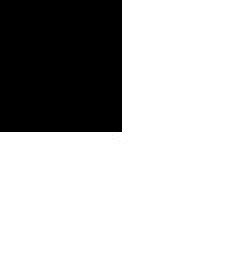
#> input picture Images/Quadrant.jpg, 123 x 129 px (shown 2 times larger)
$ jupyter execute Righ-Angle.ipynb
#> lines starting #> are read from the running program, lines starting #| are printed output that depends on the picture; after the words box and inside, x2 and y2 are one past the last pixel; in counts of white or black regions, pixels touching at a corner belong together
# 📸 Harris Corner Detection

<b>Harris Corner</b> is a popular algorithm for detecting corners in an image. </br>
Corners are points in the image where the intensity changes significantly in multiple directions. </br>
This notebook demonstrates the implementation of the Harris algorithm step-by-step.

[cell 1]
"""
Library Imports
"""

import numpy as np #type: ignore
import pandas as pd # type: ignore
import cv2 as cv # type: ignore
import matplotlib.pyplot as plt # type:

[cell 2]
"""
Reading Image
"""

image = cv.imread('../Images/Quadrant.jpg')
#> image is the input picture: shape (129, 123, 3); min 0, max 255, mean 190.3
I = cv.cvtColor(image, cv.COLOR_BGR2GRAY)
I = np.float32(I)
plt.imshow(I, cmap='gray');

### 🌊 Sobel Filters for Edge Detection

The **Sobel filter** is a popular operator used in image processing to detect edges. It computes the gradient of image intensity in the horizontal and vertical directions, highlighting regions with high spatial frequency that correspond to edges.

#### **Sobel Kernels**:
The Sobel filter uses two 3x3 kernels to compute gradients:
<div align='center'>

</div>

[cell 3]
sobelX = np.array([[-1, 0, 1],
                   [-2, 0, 2],
                   [-1, 0, 1]])

sobelY = np.array([[-1, -2, -1],
                   [ 0,  0,  0],
                   [ 1,  2,  1]])

[cell 4]
''' Gradient Products '''

Ix = cv.filter2D(src=I, ddepth=-1, kernel=sobelX)
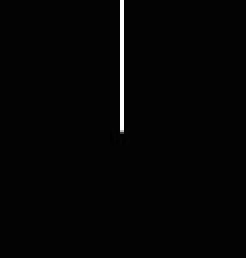
#> Ix: shape (129, 123) float32 (shown 2 times larger); min -14, max 1020, mean 8.5; drawn with min black and max white
Iy = cv.filter2D(src=I, ddepth=-1, kernel=sobelY)

Ixx = Ix ** 2
Ixy = Ix * Iy
Iyy = Iy ** 2

[cell 5]
plt.imshow(Ix, cmap='gray');

[cell 6]
plt.imshow(Iy, cmap='gray');

[cell 7]
''' Gaussian Filter for Smoothness
'''

weight = np.array([[1, 2, 1],
                   [2, 4, 2],
                   [1, 2, 1]])

Ixxw = cv.filter2D(src=Ixx, ddepth=-1, kernel=weight)
Ixyw = cv.filter2D(src=Ixy, ddepth=-1, kernel=weight)
Iyyw = cv.filter2D(src=Iyy, ddepth=-1, kernel=weight)
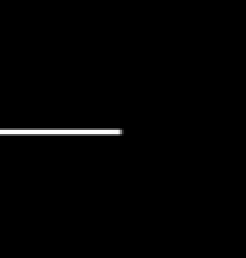
#> Iyyw: shape (129, 123) float32 (shown 2 times larger); min 0, max 12452288, mean 126585.3; drawn with min black and max white

[cell 8]
''' Harris response matrix
'''

epsilon = 1e-5
H = ( (Ixxw * Iyyw) - (Ixyw * Ixyw) ) / ( Ixxw + Iyyw + epsilon )


''' Hmax for Thresholding
'''

Hmax = H.max()
#> Hmax = 2612781.2

[cell 9]
''' kp for saving Key-Points
    (kp is a mask of Harris response matrix)
'''
kp = np.zeros(np.shape(H)).astype(bool)

[cell 10]
for i in range(1, kp.shape[0]-1):
    for j in range(1, kp.shape[1]-1):
        center = H[i][j]
        if center > Hmax * 0.28:
            if center > H[i+1][j]:
                if center > H[i-1][j]:
                    if center > H[i][j+1]:
                        if center > H[i][j-1]:
                            if center > H[i+1][j+1]:
                                if center > H[i+1][j-1]:
                                    if center > H[i-1][j+1]:
                                        if center > H[i-1][j-1]:
                                            kp[i][j] = True

                                        if kp[i][j]:
                                            cv.circle(image, [j,i], 3, [0, 255, 0], 1)
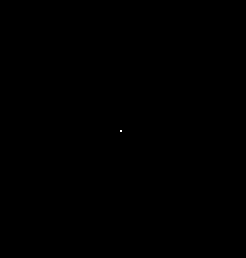
#> kp: shape (129, 123) bool (shown 2 times larger); 0.01% white in thin lines or dots, all inside (x1, y1, x2, y2) = (60, 65, 61, 66)

image[kp==True] = [255, 0, 0]
#> image: shape (129, 123, 3); mean B, G, R 190.1, 190.4, 190.1

print(kp.sum())
#| 1

[cell 11]
cv.imwrite('../Images/Output/Quadrant-Output.jpg',image)
plt.imshow(image);

# 📝 Homework:

Our input images have one and only one **KEY POINT**, so the ```kp_list``` only contain one **KEY POINT** and the ```all_points``` list contain the key point and 8 other neighbor points !

The ```df``` DataFrame contains key point & 8 neighbor points (8 + 1 = 9) and their data such as cordinate, Gradient Size, Ix, Iy and so on !

**NOTICE:**
This code only work with Images which contain one Key Point !

[cell 12]
kp_list = []

for i in range(1, kp.shape[0]-1):
    for j in range(1, kp.shape[1]-1):
        if kp[i][j] == True:
            kp_list.append((i,j))
#> after the loop, kp_list = [(65, 60)]

print(kp_list)
#| [(65, 60)]

[cell 13]
all_points = []
for point in kp_list:
    all_points.append((point[0]-1,point[1]-1))
    all_points.append((point[0]-1,point[1]))
    all_points.append((point[0]-1,point[1]+1))
    all_points.append((point[0]+1,point[1]-1))
    all_points.append((point[0]+1,point[1]+1))
    all_points.append((point[0]+1,point[1]))
    all_points.append((point[0],point[1]))
    all_points.append((point[0],point[1]-1))
    all_points.append((point[0],point[1]+1))

all_points

[cell 14]
df = pd.DataFrame(columns=["(x, y)","Ix", "Iy", "Iy/Ix", "Sector", "|| G ||"])
df

# 🧭 Angle Sectors Visualization 🌟
The following diagram illustrates the angle ranges for the gradient directions in an image.
These ranges are essential for determining the sector each point belongs to.

<!--  -->

<div align="center">

</div>

### Sector Angle Ranges in Mathematical Notation 📐

$Sector1 : -22.5^\circ \leq \theta \leq 22.5^\circ$

$Sector 1: 22.5^\circ < \theta \leq 67.5^\circ$

$Sector 2: 67.5^\circ < \theta \leq 112.5^\circ$

$Sector 3: 112.5^\circ < \theta \leq 157.5^\circ$

$Sector 4: 157.5^\circ \leq \theta \leq 180^\circ$ or $-180^\circ \leq \theta < -157.5^\circ$

$Sector 5: -157.5^\circ \leq \theta < -112.5^\circ$

$Sector 6: -112.5^\circ \leq \theta < -67.5^\circ$

$Sector 7: -67.5^\circ \leq \theta < -22.5^\circ$

[cell 15]
def sector(point):

    angle = np.degrees(np.arctan2(Iy[point], Ix[point]))

    if angle < -180:
        angle += 360
    elif angle > 180:
        angle -= 360

    # Sector 0: -22.5° to 22.5°
    if -22.5 <= angle < 22.5:
        return 0

    # Sector 1: 22.5° to 67.5°
    elif 22.5 <= angle < 67.5:
        return 1

    # Sector 2: 67.5° to 112.5°
    elif 67.5 <= angle < 112.5:
        return 2

    # Sector 3: 112.5° to 157.5°
    elif 112.5 <= angle < 157.5:
        return 3

    # Sector 4: 157.5° to -157.5°
    elif 157.5 <= angle <= 180 or -180 <= angle < -157.5:
        return 4

    # Sector 5: -157.5° to -112.5°
    elif -157.5 <= angle < -112.5:
        return 5

    # Sector 6: -112.5° to -67.5°
    elif -112.5 <= angle < -67.5:
        return 6

    # Sector 7: -67.5° to -22.5°
    elif -67.5 <= angle < -22.5:
        return 7

[cell 16]
for point in all_points:
    df.loc[len(df)] = [point, Ix[point], Iy[point], Iy[point]/(Ix[point]+10e-5), sector(point), Ix[point]+Iy[point]]
#> this loop made 9 passes
#> angle in sector on passes 1 to 9: 71.57, 0.114, -0.34, 89.66, 46.36, 72.43, 45.3, 89.83, 18.48

[cell 17]
df.index = range(1, len(df) + 1)
df.index.name = 'Point Number'
df

[cell 18]
sums = df.groupby("Sector")["|| G ||"].sum()
sums

[cell 19]
vec = np.array([0,0,0,0,0,0,0,0])

for i in range(8):
    try:
        vec[i] = sums[i]
    except:
        vec[i] = 0

vec = vec.reshape(8,1)
print(vec);

[cell 20]
vec = {
    '0':vec[0][0],
    '1':vec[1][0],
    '2':vec[2][0],
    '3':vec[3][0],
    '4':vec[4][0],
    '5':vec[5][0],
    '6':vec[6][0],
    '7':vec[7][0],
}

vec

[cell 21]
plt.bar(list(vec.keys()),list(vec.values()));
plt.xlabel("Sector");
plt.ylabel("Size");
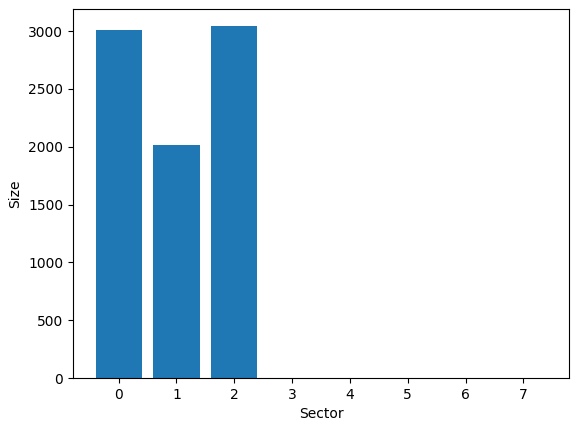
#> figure drawn by matplotlib, 1 panel; tallest bar 3042 high, from x = 1.6 to 2.4

$ run again, with Images/Acute.jpg copied over Images/Quadrant.jpg
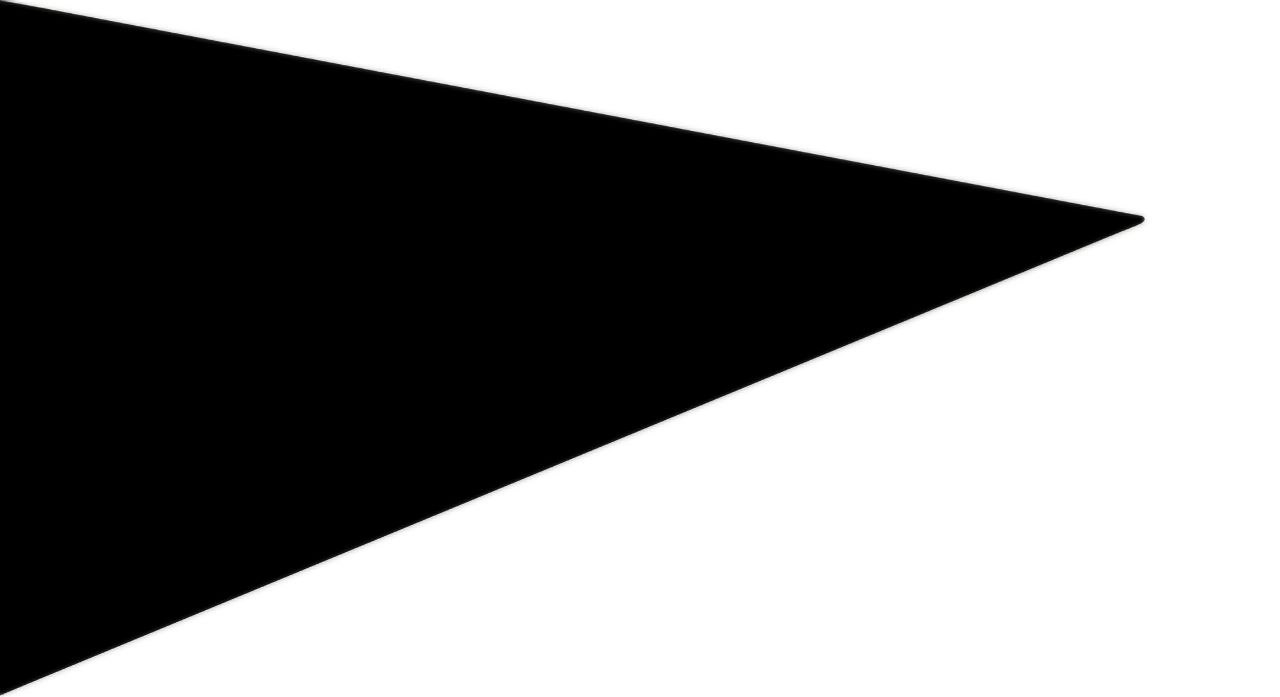
#> input picture Images/Acute.jpg, 1280 x 697 px
#> image is the input picture: shape (697, 1280, 3); mean B, G, R 140.3, 140.3, 140.3
#> `Iy = cv.filter2D(src=I, ddepth=-1, kernel=sobelY)`:
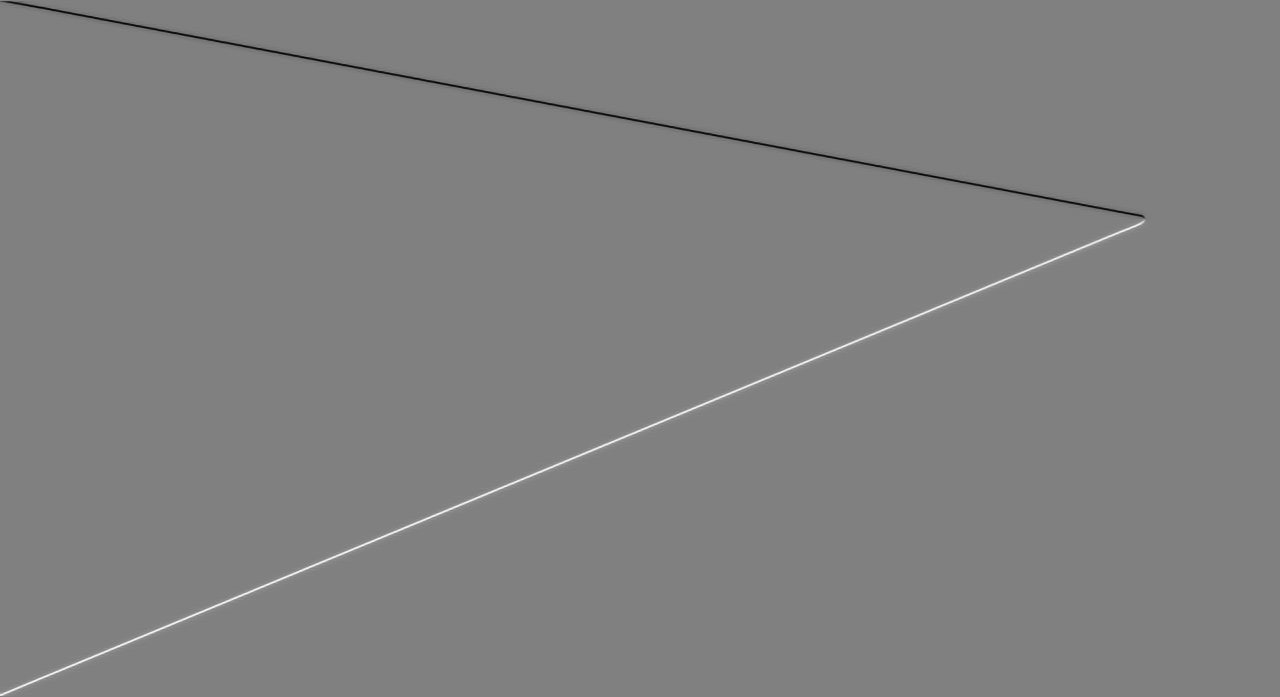
#> Iy: shape (697, 1280) float32; min -883, max 870, mean 0; drawn with min black and max white
#> Hmax = 393881.7
#| 1
#| [(218, 1143)]
#> the loop `for point in all_points:` made 9 passes
#> angle in sector on passes 1 to 8: -47.07, -40.43, -30.3, 10.09, 7.48, 8.27, -14.26, -24.73
#> `[cell 21] plt.bar(list(vec.keys()),list(vec.values())); plt.xlabel("Se..`:
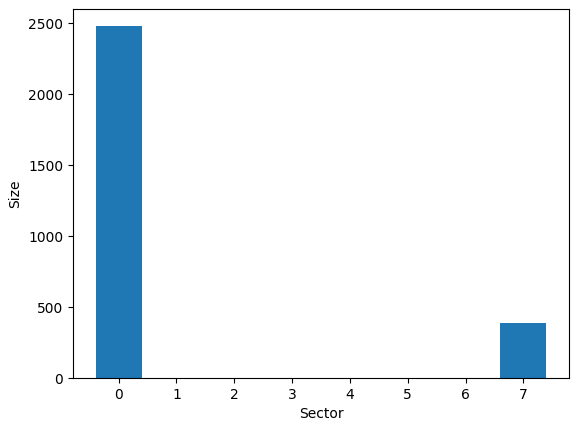
#> figure drawn by matplotlib, 1 panel; tallest bar 2478 high, from x = -0.4 to 0.4
